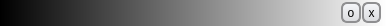
<?xml version="1.0" encoding="UTF-8"?>
<ui version="4.0">
 <class>EDRTitleBar</class>
 <widget class="QWidget" name="EDRTitleBar">
  <property name="geometry">
   <rect>
    <x>0</x>
    <y>0</y>
    <width>387</width>
    <height>26</height>
   </rect>
  </property>
  <property name="sizePolicy">
   <sizepolicy hsizetype="Preferred" vsizetype="Fixed">
    <horstretch>0</horstretch>
    <verstretch>0</verstretch>
   </sizepolicy>
  </property>
  <property name="minimumSize">
   <size>
    <width>0</width>
    <height>26</height>
   </size>
  </property>
  <property name="maximumSize">
   <size>
    <width>16777215</width>
    <height>26</height>
   </size>
  </property>
  <property name="focusPolicy">
   <enum>Qt::NoFocus</enum>
  </property>
  <property name="windowTitle">
   <string>EDRTitleBar</string>
  </property>
  <property name="styleSheet">
   <string notr="true">QWidget#EDRTitleBar {
	background-color: qlineargradient(spread:pad, x1:0, y1:0, x2:1, y2:0, stop:0 rgba(0, 0, 0, 255), stop:1 rgba(255, 255, 255, 255))
 }

QToolButton { /* all types of tool button */
	border: 2px solid #8f8f91;
	border-radius: 6px;
	background-color: qlineargradient(x1: 0, y1: 0, x2: 0, y2: 1 stop: 0 #f6f7fa, stop: 1 #dadbde);
}

QToolButton[popupMode=1] { /* only for MenuButtonPopup */
	padding-right: 20px; /* make way for the popup button */
}

QToolButton:pressed {
	background-color: qlineargradient(x1: 0, y1: 0, x2: 0, y2: 1 stop: 0 #dadbde, stop: 1 #f6f7fa);
}

/* the subcontrols below are used only in the MenuButtonPopup mode */
QToolButton::menu-button {
	border: 2px solid gray;
	border-top-right-radius: 6px;
	border-bottom-right-radius: 6px;
	/* 16px width + 4px for border = 20px allocated above */
	width: 16px;
}

QToolButton::menu-arrow {
	image: url(downarrow.png);
}

QToolButton::menu-arrow:open {
	top: 1px; left: 1px; /* shift it a bit */
}
</string>
  </property>
  <layout class="QHBoxLayout" name="horizontalLayout" stretch="0,0,0,0,0">
   <property name="spacing">
    <number>1</number>
   </property>
   <property name="leftMargin">
    <number>6</number>
   </property>
   <property name="topMargin">
    <number>2</number>
   </property>
   <property name="rightMargin">
    <number>6</number>
   </property>
   <property name="bottomMargin">
    <number>2</number>
   </property>
   <item>
    <widget class="QFrame" name="leftFrame">
     <property name="sizePolicy">
      <sizepolicy hsizetype="Preferred" vsizetype="Preferred">
       <horstretch>0</horstretch>
       <verstretch>0</verstretch>
      </sizepolicy>
     </property>
     <property name="minimumSize">
      <size>
       <width>0</width>
       <height>0</height>
      </size>
     </property>
     <property name="frameShape">
      <enum>QFrame::NoFrame</enum>
     </property>
     <property name="frameShadow">
      <enum>QFrame::Plain</enum>
     </property>
     <layout class="QHBoxLayout" name="horizontalLayout_5">
      <property name="spacing">
       <number>1</number>
      </property>
      <property name="margin">
       <number>0</number>
      </property>
     </layout>
    </widget>
   </item>
   <item>
    <spacer name="horizontalSpacer">
     <property name="orientation">
      <enum>Qt::Horizontal</enum>
     </property>
     <property name="sizeHint" stdset="0">
      <size>
       <width>40</width>
       <height>20</height>
      </size>
     </property>
    </spacer>
   </item>
   <item>
    <widget class="QFrame" name="rightFrame">
     <property name="sizePolicy">
      <sizepolicy hsizetype="Preferred" vsizetype="Preferred">
       <horstretch>0</horstretch>
       <verstretch>0</verstretch>
      </sizepolicy>
     </property>
     <property name="minimumSize">
      <size>
       <width>0</width>
       <height>0</height>
      </size>
     </property>
     <property name="layoutDirection">
      <enum>Qt::RightToLeft</enum>
     </property>
     <property name="frameShape">
      <enum>QFrame::NoFrame</enum>
     </property>
     <property name="frameShadow">
      <enum>QFrame::Plain</enum>
     </property>
     <layout class="QHBoxLayout" name="horizontalLayout_4">
      <property name="spacing">
       <number>1</number>
      </property>
      <property name="margin">
       <number>0</number>
      </property>
     </layout>
    </widget>
   </item>
   <item>
    <widget class="QToolButton" name="buttonFloat">
     <property name="text">
      <string>o</string>
     </property>
    </widget>
   </item>
   <item>
    <widget class="QToolButton" name="buttonClose">
     <property name="text">
      <string>x</string>
     </property>
    </widget>
   </item>
  </layout>
  <action name="actionFloat">
   <property name="checkable">
    <bool>true</bool>
   </property>
   <property name="icon">
    <iconset resource="Icons.qrc">
     <normaloff>:/resources/icons/oddokowywanie.png</normaloff>
     <normalon>:/resources/icons/dokowanie.png</normalon>:/resources/icons/oddokowywanie.png</iconset>
   </property>
   <property name="text">
    <string>Float</string>
   </property>
   <property name="toolTip">
    <string>Float</string>
   </property>
  </action>
  <action name="actionClose">
   <property name="icon">
    <iconset resource="Icons.qrc">
     <normaloff>:/resources/icons/x.png</normaloff>:/resources/icons/x.png</iconset>
   </property>
   <property name="text">
    <string>Close</string>
   </property>
   <property name="toolTip">
    <string>Close</string>
   </property>
  </action>
 </widget>
 <resources>
  <include location="ConsoleWidget.qrc"/>
  <include location="Icons.qrc"/>
 </resources>
 <connections/>
 <slots>
  <slot>setWordWrap(bool)</slot>
 </slots>
</ui>
